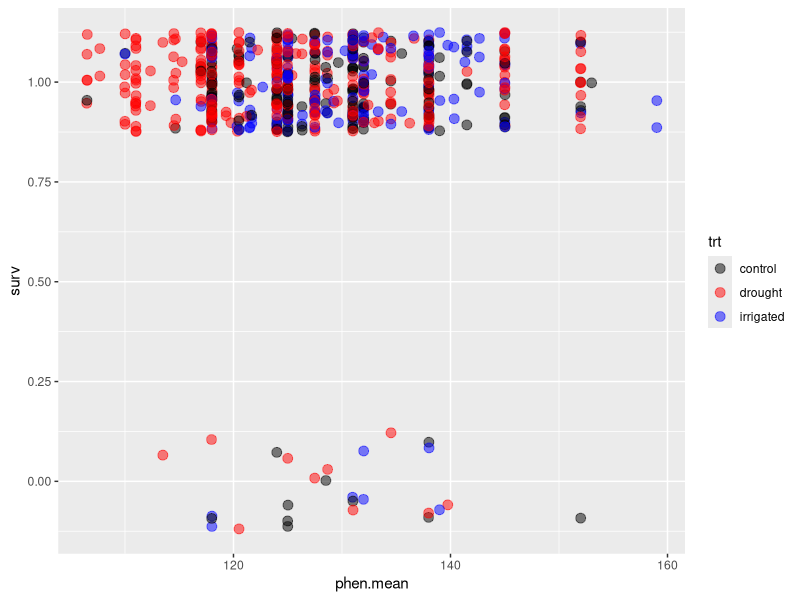
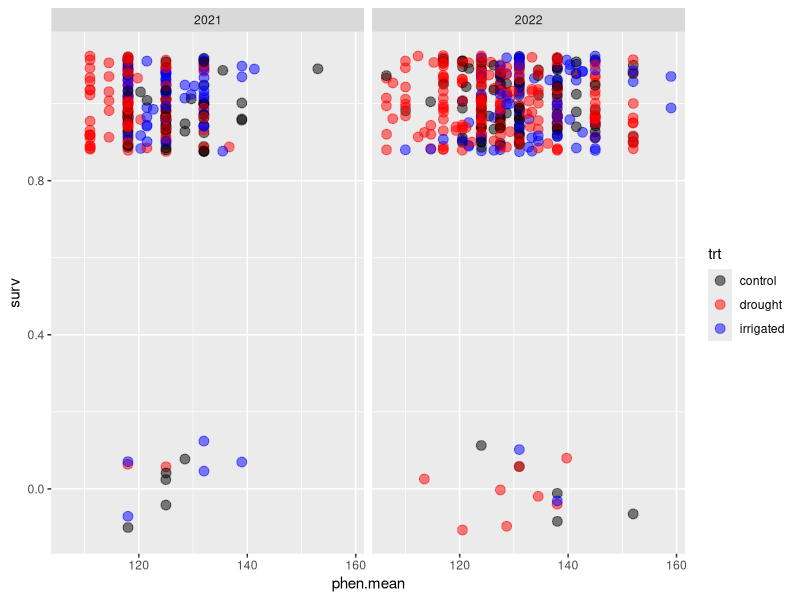
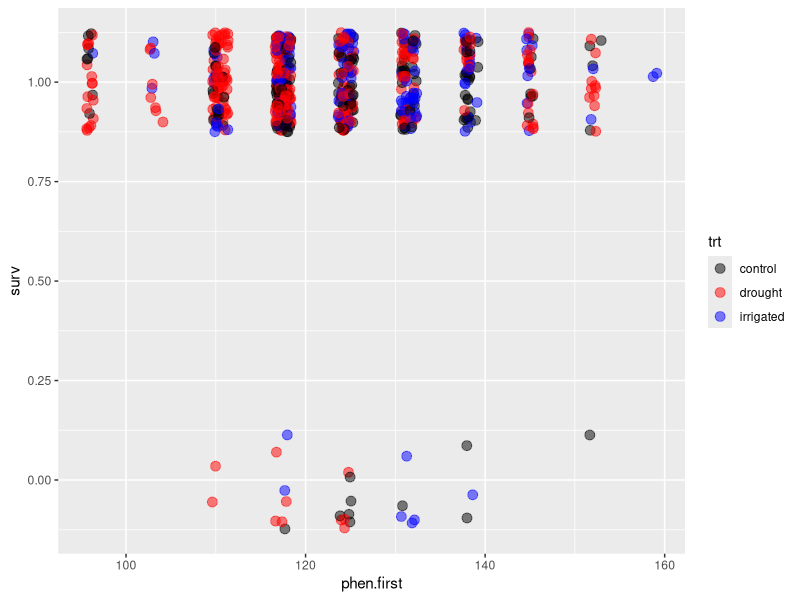
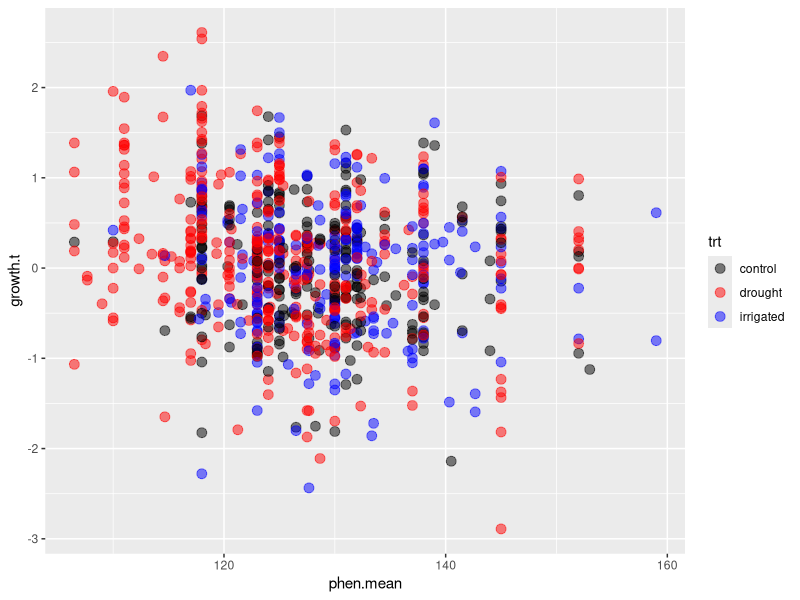
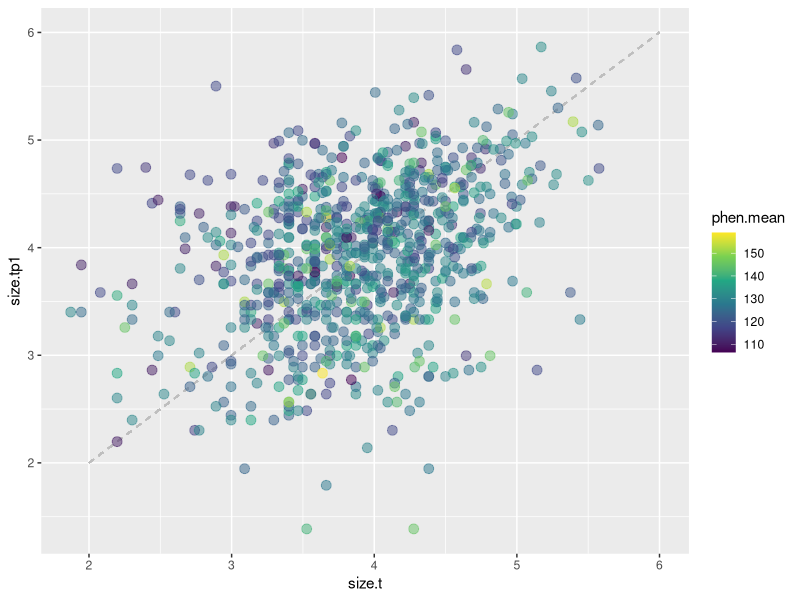
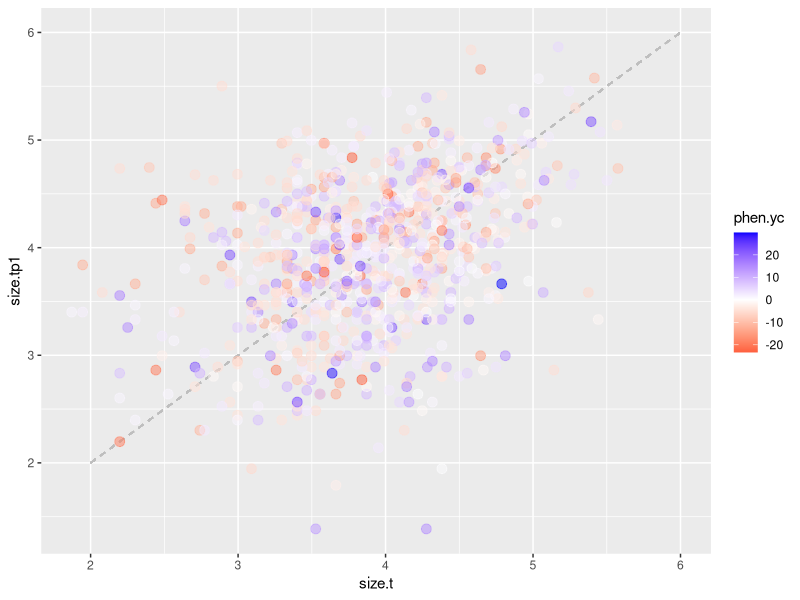
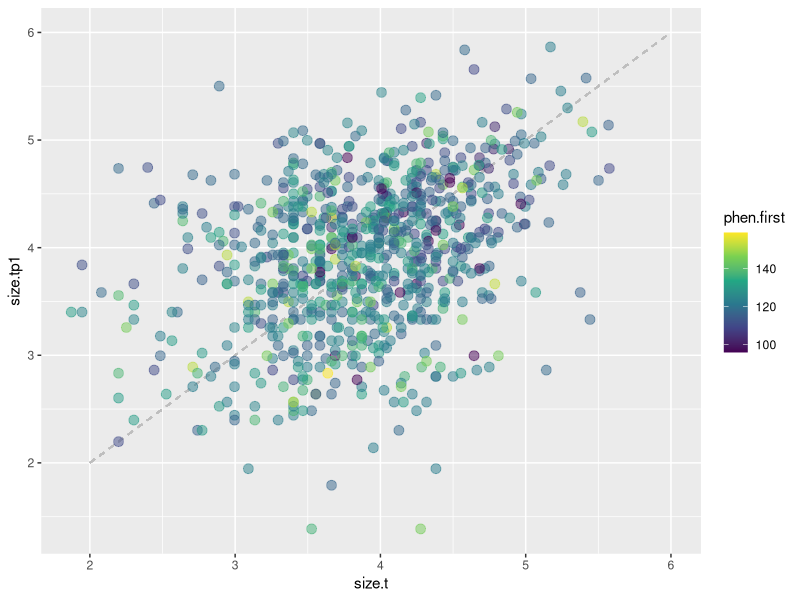
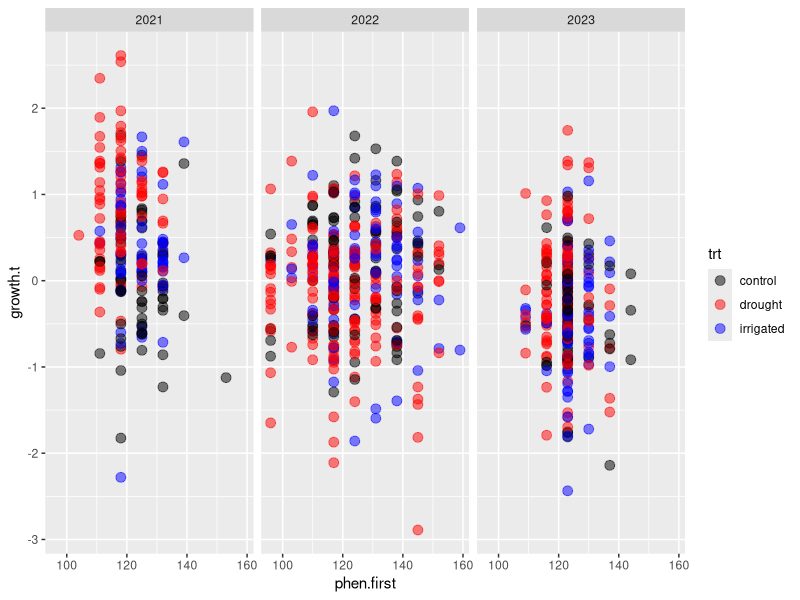

R code for these plots, in order:
# Script testing for trade-offs in phenology
# - Effects on subsq year's survival
# - Effects on subsq year's growth
# - Effects on subsq year's flowering, seed set

# ---------------------------------------------
# Setup, data processing, etc.

library(ggplot2)
library(dplyr)
library(tidyr)
library(glmmTMB)

rm(list = ls())

# Read in data
all.data = read.csv('01_data_cleaning/out/demo_phen_seed_2016-2024_final.csv') %>%
  # Merge in treatment levels
  merge(read.csv('00_raw_data/plot_treatments.csv'), by.x = 'Plot', by.y = 'plot') %>%
  # We will only have records in 2021 or later
  filter(Year > 2020) %>%
  # Want only one record per plant
  distinct(plantid, Year, .keep_all = TRUE)

head(all.data)
nrow(all.data)

# Read in overall treatment mean bud dates
# Will use control mean bud date to center variables
phen.treatment.means = read.csv('03_construct_kernels/phen_treatment_means.csv')

phen.ctrl.mean = phen.treatment.means$mean.phen[phen.treatment.means$trt %in% 'control']

# Scrape out mean budding dates *for each plant*
phen = all.data %>%
  filter(in.phen) %>%
  separate_wider_delim(phen.julis, names = paste0('uu', 1:12), delim = ';', too_few = 'align_start') %>%
  pivot_longer(starts_with('uu'), names_to = 'umbel.number', values_to = 'phen.julian') %>%
  filter(!is.na(phen.julian)) %>%
  mutate(phen.julian = as.numeric(gsub('\\s', '', phen.julian))) %>%
  group_by(plantid, Year, No.leaves, Leaf.length, phen.umbels) %>%
  summarise(
    phen.mean = mean(phen.julian),
    # analysis of sd - probably will want bessel correction
    phen.sd = sd(phen.julian),
    # absolute first date of budding
    phen.first = min(phen.julian)
  ) %>%
  ungroup()

# Merge phen with next year's data
phen.subsq.demo = merge(
  # Phenology + demo in year t
  phen %>% 
    rename(No.umbels = phen.umbels) %>% 
    mutate(size = log(No.leaves * Leaf.length)) %>%
    select(-c(No.leaves, Leaf.length)),
  # Demo in year t+1
  all.data %>% 
    # Give me only demo records
    filter(in.demo) %>%
    select(Plot, plantid, year.tp1 = Year, No.leaves, Leaf.length, No.umbels, surv, trt) %>%
    mutate(year.t = year.tp1 - 1) %>%
    mutate(size = log(No.leaves * Leaf.length)) %>%
    select(-c(No.leaves, Leaf.length)),
  by.x = c('plantid', 'Year'), by.y = c('plantid', 'year.t'), suffixes = c('.t', '.tp1')
) %>%
  # Change year to factor
  mutate(Year = as.factor(Year))

head(phen.subsq.demo)

# Get a data frame with growths only (looking for growth trade-offs)
phen.subsq.grow = phen.subsq.demo %>% 
  filter(surv, !is.na(size.t), !is.na(size.tp1)) %>%
  mutate(phen.c = phen.mean - phen.ctrl.mean)
  # mutate(
  #   phen.mean.c = phen.mean - round(mean(phen.mean)),
  #   phen.first.c = phen.first - round(mean(phen.first))
  # ) %>%
  # group_by(Year = factor(Year)) %>%
  # mutate(
  #   phen.mean.yc = phen.mean - round(mean(phen.mean)),
  #   phen.first.yc = phen.first - round(mean(phen.first))
  # ) %>%
  # ungroup()

# Getting rid of 2023-2024 (survival can't be safely estimated)
phen.subsq.surv = phen.subsq.demo %>% 
  filter(!(Year %in% 2023)) %>%
  mutate(phen.c = phen.mean - phen.ctrl.mean)
  # mutate(
  #   phen.mean.c = phen.mean - round(mean(phen.mean)),
  #   phen.first.c = phen.first - round(mean(phen.first))
  # ) %>%
  # group_by(Year) %>%
  # mutate(
  #   phen.mean.yc = phen.mean - round(mean(phen.mean)),
  #   phen.first.yc = phen.first - round(mean(phen.first))
  # ) %>%
  # ungroup()
  ############
  # Center using provided means above (also do same for surv dataset)

  
# ---------------------------------------------
# Do some visuals

# Flowering phenology against survival
phen.subsq.surv %>%
  mutate(surv = as.numeric(surv)) %>%
  ggplot(aes(x = phen.mean, y = surv)) +
  geom_point(
    aes(colour = trt),
    size = 3, position = position_jitter(height = .125), alpha = 0.5
  ) +
  scale_colour_manual(values = c('black', 'red', 'blue'))

phen.subsq.surv %>%
  mutate(surv = as.numeric(surv)) %>%
  ggplot(aes(x = phen.mean, y = surv)) +
  geom_point(
    aes(colour = trt),
    size = 3, position = position_jitter(height = .125), alpha = 0.5
  ) +
  scale_colour_manual(values = c('black', 'red', 'blue')) +
  facet_wrap(~ Year)

phen.subsq.surv %>%
  mutate(surv = as.numeric(surv)) %>%
  ggplot(aes(x = phen.first, y = surv)) +
  geom_point(
    aes(colour = trt),
    size = 3, position = position_jitter(height = .125), alpha = 0.5
  ) +
  scale_colour_manual(values = c('black', 'red', 'blue'))
# Also seems unlikely that anything will happen here.

# I don't think anything interesting will happen here

# Flowering phenology against growth
phen.subsq.grow %>%
  mutate(growth.t = size.tp1 - size.t) %>%
  ggplot(aes(x = phen.mean, y = growth.t)) +
  geom_point(aes(colour = trt), size = 3, alpha = 0.5) +
  scale_colour_manual(values = c('black', 'red', 'blue'))
# That definitely looks like it could be a negative relationship
# (may just be treatment effect, prior size effect, etc.)

phen.subsq.grow %>%
  ggplot(aes(x = size.t, y = size.tp1)) +
  geom_segment(aes(x = 2, xend = 6, y = 2, yend = 6), colour = 'gray', linetype = 2) +
  geom_point(aes(colour = phen.mean), size = 3, alpha = 0.5) +
  scale_colour_viridis_c()

# huh this actually is much closer to the 1-1 line than the typical growth kernel...

phen.subsq.grow %>%
  group_by(Year) %>%
  mutate(phen.yc = phen.mean - mean(phen.mean)) %>%
  ungroup() %>%
  ggplot(aes(x = size.t, y = size.tp1)) +
  geom_segment(aes(x = 2, xend = 6, y = 2, yend = 6), colour = 'gray', linetype = 2) +
  geom_point(aes(colour = phen.yc), size = 3, alpha = 0.5) +
  scale_colour_gradient2(low = 'red', high = 'blue', mid = 'white', midpoint = 0)
# ehh... there might be a slight association with earlier mean flowering

phen.subsq.grow %>%
  ggplot(aes(x = size.t, y = size.tp1)) +
  geom_segment(aes(x = 2, xend = 6, y = 2, yend = 6), colour = 'gray', linetype = 2) +
  geom_point(aes(colour = phen.first), size = 3, alpha = 0.5) +
  scale_colour_viridis_c()

phen.subsq.grow %>%
  mutate(growth.t = size.tp1 - size.t) %>%
  ggplot(aes(x = phen.first, y = growth.t)) +
  geom_point(aes(colour = trt), size = 3, alpha = 0.5) +
  scale_colour_manual(values = c('black', 'red', 'blue')) +
  facet_wrap(~ Year)
# ah this looks slightly different...
# there does look like there's a slight effect in 2021?
# but this could also just be a treatment effect.
# we will soon see...

# ---------------------------------------------
# Fit some models

### Survival models

s_0 = glmmTMB(
  surv ~ (1 | Plot),
  family = 'binomial',
  data = phen.subsq.surv
)

s_p = glmmTMB(
  surv ~ phen.c + (1 | Plot),
  family = 'binomial',
  data = phen.subsq.surv
)

s_p2 = glmmTMB(
  surv ~ poly(phen.c, 2) + (1 | Plot),
  family = 'binomial',
  data = phen.subsq.surv
)

# s_py = glmmTMB(
#   surv ~ phen.mean.yc + (1 | Plot),
#   family = 'binomial',
#   data = phen.subsq.surv
# )

# s_py2 = glmmTMB(
#   surv ~ poly(phen.mean.yc, 2) + (1 | Plot),
#   family = 'binomial',
#   data = phen.subsq.surv
# )

# AIC(s_0, s_p, s_p2, s_py, s_py2) %>% mutate(daic = round(AIC - min(AIC), 2))
AIC(s_0, s_p, s_p2) %>% mutate(daic = round(AIC - min(AIC), 2))
# Yep - no phen effects of mean bud date on survival

# s_p = glmmTMB(
#   surv ~ phen.first.c + (1 | Plot),
#   family = 'binomial',
#   data = phen.subsq.surv
# )
# 
# s_p2 = glmmTMB(
#   surv ~ poly(phen.first.c, 2) + (1 | Plot),
#   family = 'binomial',
#   data = phen.subsq.surv
# )
# 
# s_py = glmmTMB(
#   surv ~ phen.first.yc + (1 | Plot),
#   family = 'binomial',
#   data = phen.subsq.surv
# )
# 
# s_py2 = glmmTMB(
#   surv ~ poly(phen.first.yc, 2) + (1 | Plot),
#   family = 'binomial',
#   data = phen.subsq.surv
# )

# AIC(s_0, s_p, s_p2, s_py, s_py2) %>% mutate(daic = round(AIC - min(AIC), 2))
# same result when considering first bud date
# but very little AIC support...

### Growth

g_0a = glmmTMB(
  size.tp1 ~ size.t + Year + (1 | Plot / plantid),
  data = phen.subsq.grow
)

g_0b = glmmTMB(
  size.tp1 ~ size.t * Year + (1 | Plot / plantid),
  data = phen.subsq.grow
)

AIC(g_0a, g_0b)
# Okay - null model will have size-year interaction (different slopes for each year)

# Treatment effects if they are here
g_t = glmmTMB(
  size.tp1 ~ size.t * Year + trt + (1 | Plot / plantid),
  data = phen.subsq.grow
)

g_ty = glmmTMB(
  size.tp1 ~ size.t * Year + trt * Year + (1 | Plot / plantid),
  data = phen.subsq.grow
)

g_t.sy = glmmTMB(
  size.tp1 ~ size.t * Year + trt * size.t + (1 | Plot / plantid),
  data = phen.subsq.grow
)

AIC(g_0a, g_0b, g_t, g_ty, g_t.sy)
# Year-treatment effect

summary(g_ty)
# Residual plot vs. phen
phen.subsq.grow %>%
  mutate(r = residuals(g_ty)) %>%
  # pivot_longer(
  #   c(phen.mean.c, phen.first.c, phen.mean.yc, phen.first.yc),
  #   names_to = 'measure', values_to = 'date.c'
  # ) %>%
  ggplot(aes(x = phen.c, y = r, colour = trt)) +
  geom_point(size = 3, alpha = 0.5) +
  scale_colour_manual(values = c('black', 'red', 'blue')) #+
  # facet_wrap(~ measure)
# Seems unlikely... we'll see though
# Definitely not seeing any treatment effects though.
# Hmm... okay not seeing anything right now...

# Okay. Now look at phenology

g_m = glmmTMB(
  size.tp1 ~ size.t * Year + trt * Year + phen.c + (1 | Plot / plantid),
  data = phen.subsq.grow
)

g_m2 = glmmTMB(
  size.tp1 ~ size.t * Year + trt * Year + poly(phen.c, 2) + (1 | Plot / plantid),
  data = phen.subsq.grow
)


# AIC(g_ty, g_m, g_m2, g_my, g_my2) %>%
AIC(g_ty, g_m, g_m2) %>%
  mutate(daic = round(AIC - min(AIC), 2)) %>%
  arrange(daic)
# hmm...
# well at least there's no polynomial effect

# let's also try the first bud date just for comparison

# g_f = glmmTMB(
#   size.tp1 ~ size.t * Year + trt * Year + phen.first.c + (1 | Plot / plantid),
#   data = phen.subsq.grow
# )
# 
# g_f2 = glmmTMB(
#   size.tp1 ~ size.t * Year + trt * Year + poly(phen.first.c, 2) + (1 | Plot / plantid),
#   data = phen.subsq.grow
# )
# 
# g_fy = glmmTMB(
#   size.tp1 ~ size.t * Year + trt * Year + phen.first.yc + (1 | Plot / plantid),
#   data = phen.subsq.grow
# )
# 
# g_fy2 = glmmTMB(
#   size.tp1 ~ size.t * Year + trt * Year + poly(phen.first.yc, 2) + (1 | Plot / plantid),
#   data = phen.subsq.grow
# )

# AIC(g_ty, g_f, g_f2, g_fy, g_fy2) %>% mutate(daic = round(AIC - min(AIC), 2))
# performs just slightly worse

# Okay so there *is* a phen effect

summary(g_m)
# it is negative... but it is incredibly small lmao
# one day of later flying causes a decrease in growth of <.01

# Look at another residual plot
phen.subsq.grow %>%
  mutate(r = residuals(g_m)) %>%
  ggplot(aes(x = trt, y = r)) +
  geom_point(size = 3, position = position_jitter(width = 1/4))
# seems unlikely

# Does the phen effect vary by year?
g_my = glmmTMB(
  size.tp1 ~ size.t * Year + trt * Year + phen.c * Year + (1 | Plot / plantid),
  data = phen.subsq.grow
)

g_mt = glmmTMB(
  size.tp1 ~ size.t * Year + trt * Year + phen.c * trt + (1 | Plot / plantid),
  data = phen.subsq.grow
)

g_ms = glmmTMB(
  size.tp1 ~ size.t * Year + trt * Year + phen.c * size.t + (1 | Plot / plantid),
  data = phen.subsq.grow
)

AIC(g_my, g_mt, g_ms, g_m)
# phew... these models suck

# Okay so there is a very small growth trade-off to budding later

# Some visuals here:

phen.grow.backbone = expand.grid(
  size.t = c(5:60)/10,
  Year = 2021:2023,
  trt = c('control', 'drought', 'irrigated'),
  phen.c = c(-4:4) * 7
) 

phen.grow.backbone %>%
  filter(phen.c %in% c(-28, 28)) %>%
  mutate(
    pg = predict(g_m, type = 'response', newdata = ., re.form = ~ 0, allow.new.levels = TRUE),
    Year = factor(Year)
  ) %>%
  ggplot(aes(x = size.t, y = pg, colour = trt, linetype = Year)) +
  annotate('segment', x = .5, xend = 6, y = .5, yend = 6, linetype = 5, colour = 'gray') +
  geom_line() +
  scale_colour_manual(values = c('black', 'red', 'blue')) +
  facet_wrap(~ phen.c)
# Hmm okay yeah that makes some sense

phen.grow.backbone %>%
  mutate(
    pg = predict(g_m, type = 'response', newdata = ., re.form = ~ 0, allow.new.levels = TRUE),
    Year = factor(Year)
  ) %>%
  ggplot(aes(x = size.t, y = pg, colour = phen.c, group = phen.c)) +
  annotate('segment', x = .5, xend = 6, y = .5, yend = 6, linetype = 5, colour = 'gray') +
  geom_point(
    data = phen.subsq.grow,
    aes(y = size.tp1, fill = phen.c), shape = 21, size = 2, colour = 'black'
  ) +
  geom_line(linewidth = 1.2) +
  scale_colour_gradient2(
    low = 'magenta', high = 'yellow', mid = 'black', midpoint = 0,
    'mean bud date', breaks = (-2:2) * 14
  ) +
  scale_fill_gradient2(
    low = 'magenta', high = 'yellow', mid = 'black', midpoint = 0,
    'mean bud date', breaks = (-2:2) * 14
  ) +
  guides(fill = 'none') +
  labs(x = 'Size in year t', y = 'Size in year t+1') +
  facet_wrap(~ paste(trt, Year)) +
  theme(
    panel.background = element_blank(),
    legend.position = 'top'
  )
# Good


### AOV-style partitioning of variance in bud date?
# note - only four years... lots of uncertainty in that year-variance estimate...

phen.plot = phen %>% 
  mutate(tagplot = gsub('\\.[0-9]{1,2}[A-Z]', '', plantid)) %>%
  separate(tagplot, into = c('tag', 'plot'), sep = '_') %>%
  merge(read.csv('00_raw_data/plot_treatments.csv'))

v_0 = glmmTMB(
  phen.mean ~ trt + (1 | plot) + (1 | Year),
  data = phen.plot
)

summary(v_0)

v_i = glmmTMB(
  phen.mean ~ trt + (1 | plot / plantid) + (1 | Year),
  data = phen.plot
)

AIC(v_i, v_0)
# I mean... yeah. to be expected

# Breakdown of variance
summary(v_i)
# variance (within a plant) cut down by ~25%
